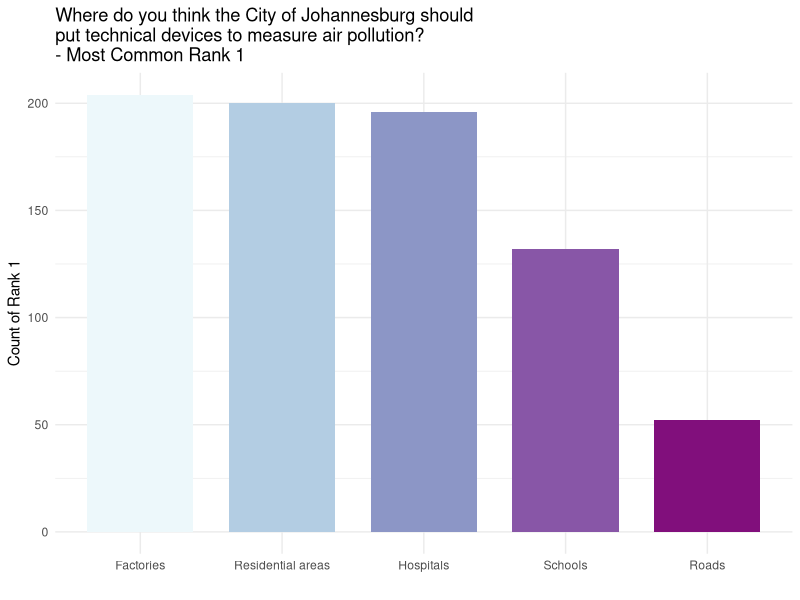
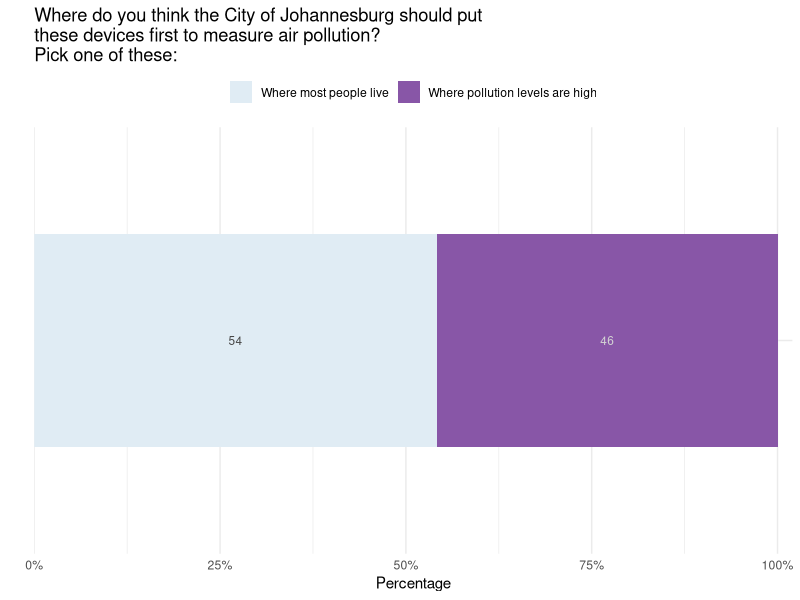
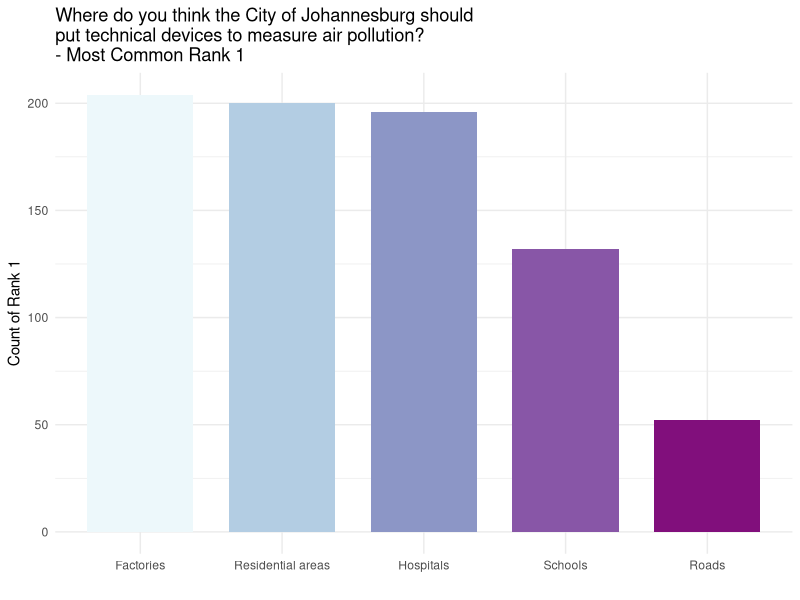
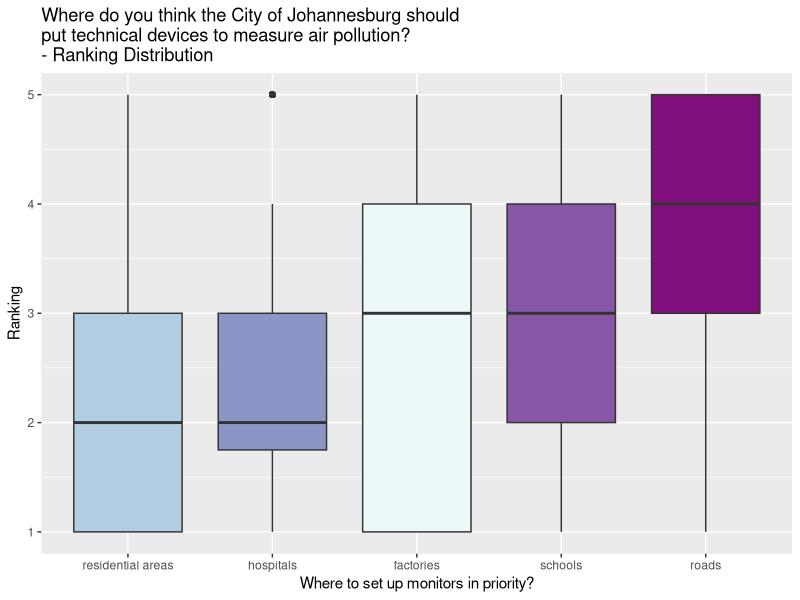
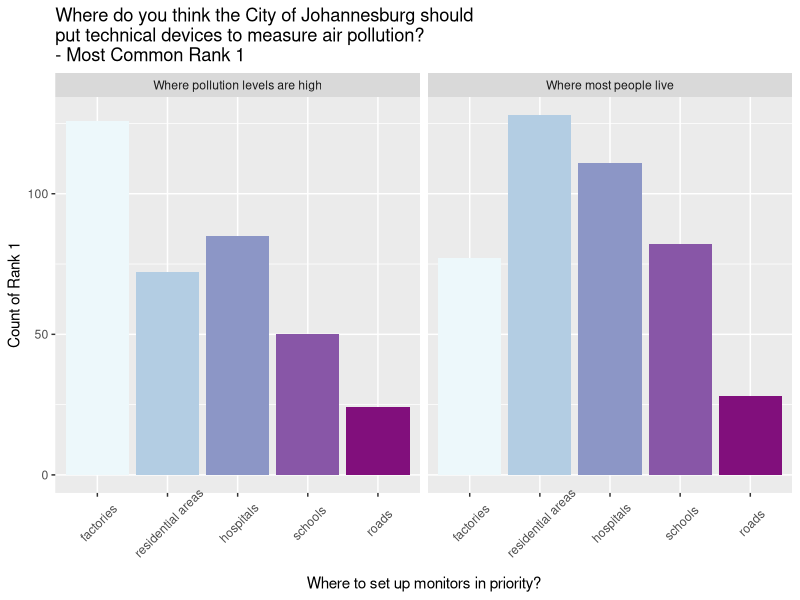
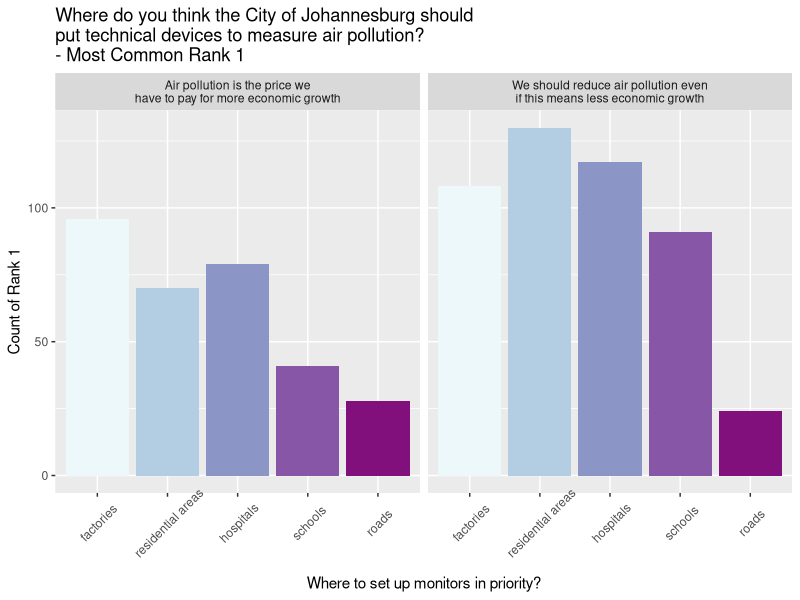
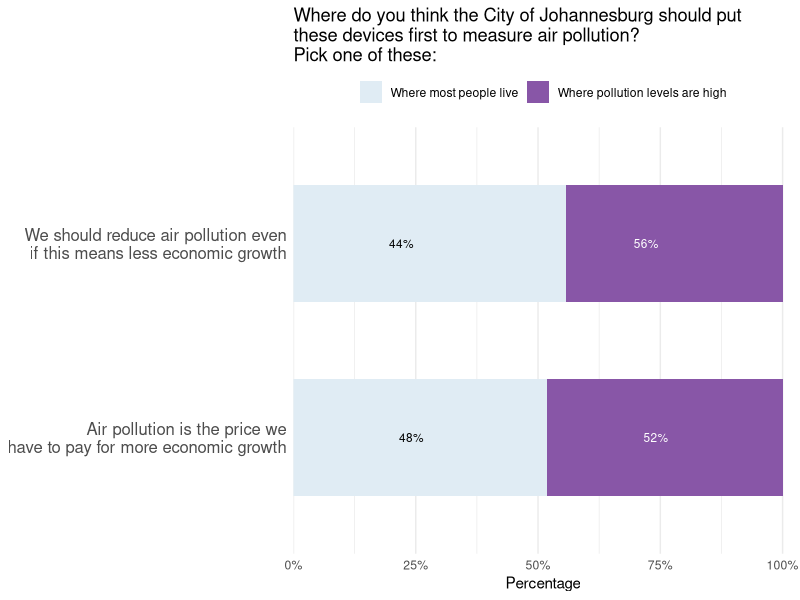

R code for these plots, in order:
## ---- chunk 1

# ## clean environment
# # rm(list = ls())
# 
# # Define which packages needed for analyses
# p_needed <-
#   c("tidyverse")
# 
# # Check which packages are already installed on your computer
# packages <- rownames(installed.packages())
# 
# # Check which packages are not installed
# p_to_install <- p_needed[!(p_needed %in% packages)]
# 
# if (length(p_to_install) > 0) {
#   install.packages(p_to_install)
# }
# sapply(p_needed, require, character.only = TRUE)
# 
# 
# # Set an option for the final document that can be produced from the .Rmd file.
# knitr::opts_chunk$set(echo = TRUE)
# 
# ## For replicability: session information 
# session_info <- print(sessionInfo())

library(tidyverse)
library(scales)
library(RColorBrewer)

# Set an option for the final document that can be produced from the .Rmd file.
knitr::opts_chunk$set(echo = TRUE)

## For replicability: session information 
session_info <- print(sessionInfo())

## ---- chunk 2
"%ni%" = Negate("%in%")

set.seed(123)

dataJoburg <- read.csv("data/data_joh_person_anon.csv")

## ---- chunk 3
# filter out straightlining for the policies "On days where air pollution is high..."

# Identify columns starting with "AM_GovAction_S"
gov_cols <- grep("^AM_GovAction_S", names(dataJoburg), value = TRUE)

# Calculate the row-wise standard deviation for these columns and filter out straightliners
dataJoburgFilter <- dataJoburg %>%
  mutate(gov_sd = apply(select(., all_of(gov_cols)), 1, sd, na.rm = TRUE)) %>%
  filter(gov_sd != 0) %>%
  select(-gov_sd)

# filter out sl for the effect of more monitoring "More measurements would..."

# Identify columns starting with "AM_effect"
effect_cols <- grep("^AM_effect", names(dataJoburg), value = TRUE)

# Calculate the row-wise standard deviation for these columns and filter out straightliners
dataJoburgFilter2 <- dataJoburgFilter %>%
  mutate(effect_sd = apply(select(., all_of(effect_cols)), 1, sd, na.rm = TRUE)) %>%
  filter(effect_sd != 0) %>%
  select(-effect_sd)

dataJoburg <- dataJoburgFilter2

## ---- chunk 4

## summarise
preferencePopPol <- dataJoburg %>%
  filter(!is.na(AM_priority_exposure)) %>% 
  group_by(AM_priority_exposure) %>%
  summarise(count = n(), .groups = "drop") %>%
  mutate(share = count / sum(count),
         label = round(share * 100))

## add a text color column based on concern category
preferencePopPol <- preferencePopPol %>%
  mutate(
    text_color = case_when(
      AM_priority_exposure %in% c("2") ~ "lightgrey",  # light grey text for dark fill
      TRUE ~ "grey28"  # default dark grey for lighter fills
    )
  )
  
#-------------------------------------------------------------------------------
# Plot distribution per city
#-------------------------------------------------------------------------------

## reverse ordering for the plot
preferencePopPol$AM_priority_exposure_cat <- factor(
  preferencePopPol$AM_priority_exposure,
  levels = c("2", "1"),  # reverse order
  labels = c("Where pollution levels are high", "Where most people live"),
  ordered = TRUE
)


p1 <- ggplot(preferencePopPol, aes(x = "", y = share, fill = AM_priority_exposure_cat)) +
  geom_col(width = 0.6) +             # bar height = pct
  geom_text(aes(label = label),
            position = position_stack(vjust = 0.5),
            color = preferencePopPol$text_color,
            size = 3, na.rm = TRUE) +
  coord_flip() +                      # rotate to horizontal
  scale_y_continuous(
    labels = percent_format(accuracy = 1),
    expand = expansion(mult = c(0, 0.02))
  ) +
  scale_fill_manual(values = brewer.pal(3, "BuPu")[c(1,3)],
                    limits = rev(c("Where pollution levels are high", "Where most people live")))+
  labs(
    x    = "",
    y    = "Percentage",
    fill = "Response",
    title = "Where do you think the City of Johannesburg should put\nthese devices first to measure air pollution?\nPick one of these:"
  )+
  theme_minimal()+
  theme(
    legend.position = "top",
    # axis.text = element_text(size = 19),
    # axis.title = element_text(size = 19),
    legend.title = element_blank()
    # legend.text = element_text(size = 16)
  )

ggsave(plot = p1, filename = paste("plots/tradeOffPlacement.png", sep = ""),
       dpi=600, width = 14, height = 8, units='cm')


## ---- chunk 5

data_long <- dataJoburg %>%
  pivot_longer(
    cols = starts_with("AM_priority_source"),
    names_to = "item",
    values_to = "rank"
  )

# Count the frequency of rank 1 for each item
rank1_counts <- data_long %>%
  filter(rank == 1) %>%
  count(item)

rank1_counts <- rank1_counts %>%
  mutate(item = factor(
    recode(item,
           `AM_priority_source_1` = "Roads",
           `AM_priority_source_2` = "Hospitals",
           `AM_priority_source_3` = "Schools",
           `AM_priority_source_4` = "Factories",
           `AM_priority_source_5` = "Residential areas"),
    levels = c("Factories", "Residential areas", "Hospitals", "Schools", "Roads")
  ))

# Create a bar chart of the counts
p2 <- ggplot(rank1_counts, aes(x = reorder(item, -n), y = n, fill = item)) +
  geom_col(width = 0.75) +
  labs(
    title = "Where do you think the City of Johannesburg should\nput technical devices to measure air pollution?\n- Most Common Rank 1",
    x = "",
    y = "Count of Rank 1",
    fill = ""
  )+
  scale_fill_manual(values = brewer.pal(5, "BuPu"))+
  guides(fill="none")+
  theme_minimal()

p2

ggsave(plot = p2, filename = paste("plots/priorityPlacementRank1.png", sep = ""),
       dpi=600, width = 14, height = 11, units='cm')

data_long <- data_long %>%
  mutate(item = factor(
    recode(item,
           `AM_priority_source_1` = "roads",
           `AM_priority_source_2` = "hospitals",
           `AM_priority_source_3` = "schools",
           `AM_priority_source_4` = "factories",
           `AM_priority_source_5` = "residential areas"),
    levels = c("factories", "residential areas", "hospitals", "schools", "roads")
  ))

p3 <- ggplot(data_long, aes(x = reorder(item, rank, FUN = median, na.rm = TRUE), y = rank, fill = item)) +
  geom_boxplot() +
  labs(
    title = "Where do you think the City of Johannesburg should\nput technical devices to measure air pollution?\n- Ranking Distribution",
    x = "Where to set up monitors in priority?",
    y = "Ranking",
    fill = ""
  )+
  scale_fill_manual(values = brewer.pal(5, "BuPu"))+
  guides(fill="none")

ggsave(plot = p3, filename = paste("plots/priorityPlacementContinuous.png", sep = ""),
       dpi=600, width = 14, height = 11, units='cm')

## ---- chunk 6

data_long <- dataJoburg %>%
  pivot_longer(
    cols = starts_with("AM_priority_source"),
    names_to = "item",
    values_to = "rank"
  )

# Count the frequency of rank 1 for each item
rank1_counts <- data_long %>%
  filter(!is.na(AM_priority_exposure)) %>% 
  group_by(AM_priority_exposure) %>% 
  filter(rank == 1) %>%
  count(item)

rank1_counts <- rank1_counts %>%
  mutate(item = factor(
    recode(item,
           `AM_priority_source_1` = "roads",
           `AM_priority_source_2` = "hospitals",
           `AM_priority_source_3` = "schools",
           `AM_priority_source_4` = "factories",
           `AM_priority_source_5` = "residential areas"),
    levels = c("factories", "residential areas", "hospitals", "schools", "roads")
  ))

rank1_counts$AM_priority_exposure_cat <- factor(
  rank1_counts$AM_priority_exposure,
  levels = c("2", "1"),  # reverse order
  labels = c("Where pollution levels are high", "Where most people live"),
  ordered = TRUE
)


# Create a bar chart of the counts
p4 <- ggplot(rank1_counts, aes(x = reorder(item, -n), y = n, fill = item)) +
  geom_col() +
  labs(
    title = "Where do you think the City of Johannesburg should\nput technical devices to measure air pollution?\n- Most Common Rank 1",
    x = "Where to set up monitors in priority?",
    y = "Count of Rank 1",
    fill = ""
  )+
  scale_fill_manual(values = brewer.pal(5, "BuPu"))+
  facet_wrap(~AM_priority_exposure_cat)+
  theme(axis.text.x = element_text(angle = 45, vjust = 0.7))+
  guides(fill="none")

ggsave(plot = p4, filename = paste("plots/priorityPlacementRank1_interaction.png", sep = ""),
       dpi=600, width = 17, height = 13, units='cm')


## ---- chunk 7

data_long <- dataJoburg %>%
  pivot_longer(
    cols = starts_with("AM_priority_source"),
    names_to = "item",
    values_to = "rank"
  )

# Count the frequency of rank 1 for each item
rank1_counts <- data_long %>%
  filter(!is.na(envir_tradeoff)) %>% 
  group_by(envir_tradeoff) %>% 
  filter(rank == 1) %>%
  count(item)

rank1_counts <- rank1_counts %>%
  mutate(item = factor(
    recode(item,
           `AM_priority_source_1` = "roads",
           `AM_priority_source_2` = "hospitals",
           `AM_priority_source_3` = "schools",
           `AM_priority_source_4` = "factories",
           `AM_priority_source_5` = "residential areas"),
    levels = c("factories", "residential areas", "hospitals", "schools", "roads")
  ))

rank1_counts$envir_tradeoff_cat <- factor(
  rank1_counts$envir_tradeoff,
  levels = c("2", "1"),  # reverse order
  labels = c("Air pollution is the price we\nhave to pay for more economic growth", "We should reduce air pollution even\nif this means less economic growth"),
  ordered = TRUE
)


# Create a bar chart of the counts
p5 <- ggplot(rank1_counts, aes(x = reorder(item, -n), y = n, fill = item)) +
  geom_col() +
  labs(
    title = "Where do you think the City of Johannesburg should\nput technical devices to measure air pollution?\n- Most Common Rank 1",
    x = "Where to set up monitors in priority?",
    y = "Count of Rank 1",
    fill = ""
  )+
  scale_fill_manual(values = brewer.pal(5, "BuPu"))+
  facet_wrap(~envir_tradeoff_cat)+
  theme(axis.text.x = element_text(angle = 45, vjust = 0.7))+
  guides(fill="none")

ggsave(plot = p5, filename = paste("plots/priorityPlacementRank1_interactionTradeoff.png", sep = ""),
       dpi=600, width = 17, height = 13, units='cm')

## ---- chunk 8

dataJoburg_temp <- dataJoburg %>% 
  filter(!is.na(AM_priority_exposure))

dataJoburg_temp$envir_tradeoff_cat <- factor(
  dataJoburg_temp$envir_tradeoff,
  levels = c("2", "1"),  # reverse order
  labels = c("Air pollution is the price we\nhave to pay for more economic growth", "We should reduce air pollution even\nif this means less economic growth"),
  ordered = TRUE
)

dataJoburg_temp$AM_priority_exposure_cat <- factor(
  dataJoburg_temp$AM_priority_exposure,
  levels = c("2", "1"),  # reverse order
  labels = c("Where pollution levels are high", "Where most people live"),
  ordered = TRUE
)

table(dataJoburg_temp$envir_tradeoff_cat)
table(dataJoburg_temp$AM_priority_exposure_cat)

table(dataJoburg_temp$AM_priority_exposure_cat, dataJoburg_temp$envir_tradeoff_cat)

summary_df <- dataJoburg_temp %>%
  count(envir_tradeoff_cat, AM_priority_exposure_cat) %>%
  group_by(envir_tradeoff_cat) %>%
  mutate(
    share  = n / sum(n),
    # cumulative top of each segment
    y_max  = cumsum(share),
    # bottom of each segment
    y_min  = y_max - share,
    # middle of each segment
    y_mid  = y_min + share / 2,
    label  = percent(share, accuracy = 1),
    text_color = ifelse(share > 0.5, "white", "black")
  ) %>%
  ungroup()

# 2. Plot: one horizontal stacked bar per trade‐off category
p6 <- ggplot(summary_df,
       aes(x = envir_tradeoff_cat,
           y = share,
           fill = AM_priority_exposure_cat)) +
  geom_col(width = 0.6) +
  geom_text(
    aes(y = y_mid,
        label = label,
        color = text_color),
    size = 3,
    na.rm = TRUE
  ) +
  coord_flip() +  # horizontal bars
  scale_y_continuous(
    labels = percent_format(accuracy = 1),
    expand = expansion(mult = c(0, 0.02))
  ) +
  scale_fill_manual(
    values = brewer.pal(3, "BuPu")[c(1, 3)],
    limits = rev(levels(dataJoburg_temp$AM_priority_exposure_cat))
  ) +
  scale_color_identity() +  # use the precomputed text_color
  labs(
    x     = NULL,
    y     = "Percentage",
    fill  = "Response",
    title = paste0(
      "Where do you think the City of Johannesburg should put\n",
      "these devices first to measure air pollution?\nPick one of these:"
    )
  ) +
  theme_minimal() +
  theme(
    legend.position  = "top",
    legend.title     = element_blank(),
    axis.text.y      = element_text(size = 12),
    panel.grid.major.y = element_blank()
  )

ggsave(plot = p6, filename = paste("plots/interactionTradeoffS.png", sep = ""),
       dpi=600, width = 17, height = 13, units='cm')

